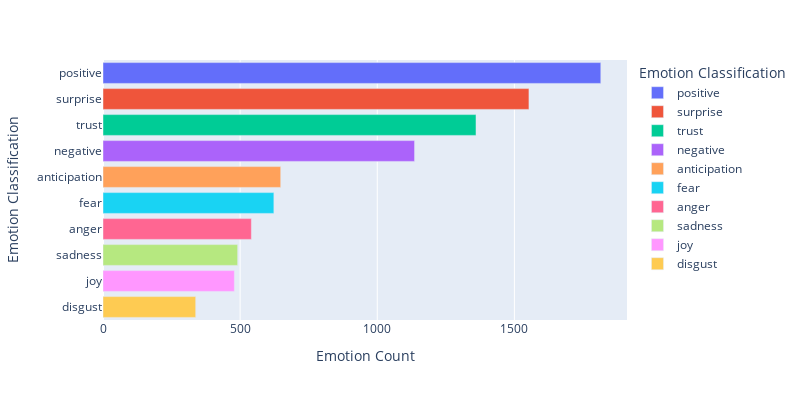
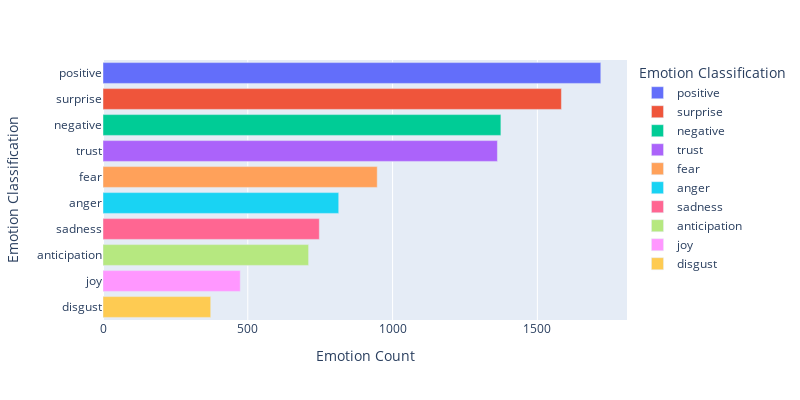

Notebook cell for these charts, in order:
### Code cell
#assessing the complex sentiments before and after the assasination attempt
num_rows_per_split = 1951

# Split the DataFrame
split_dfs = np.array_split(df_tweets, np.ceil(len(df_tweets) / num_rows_per_split))

# Store each split in its own DataFrame and display them
for i, split_df in enumerate(split_dfs):
    globals()[f"df_split_{i+1}"] = split_df
    

from nrclex import NRCLex

#overall sentiment based on all the tweet pulle in
full_text = ",".join(df_split_1["text_stemmed_porter"])

nrc_sentiments = NRCLex(full_text).raw_emotion_scores

df_nrc_sentiments = pd.DataFrame.from_dict(nrc_sentiments, orient='index')
df_nrc_sentiments = df_nrc_sentiments.reset_index()
df_nrc_sentiments = df_nrc_sentiments.rename(columns={'index' : 'Emotion Classification' , 0: 'Emotion Count'})
df_nrc_sentiments = df_nrc_sentiments.sort_values(by=['Emotion Count'], ascending=False)

#plotting the Graph
import plotly.express as px
fig = px.bar(df_nrc_sentiments, x='Emotion Count', y='Emotion Classification', color = 'Emotion Classification', orientation='h', width = 800, height = 400)
fig.show()

#Calculate sentiment for each tweet
df_split_1["nrclex_sentiments"] = df_split_1["text_stemmed_porter"].apply(lambda tweet: NRCLex(tweet).raw_emotion_scores)

#overall sentiment based on all the tweet pulle in
full_text = ",".join(df_split_2["text_stemmed_porter"])

nrc_sentiments = NRCLex(full_text).raw_emotion_scores

df_nrc_sentiments = pd.DataFrame.from_dict(nrc_sentiments, orient='index')
df_nrc_sentiments = df_nrc_sentiments.reset_index()
df_nrc_sentiments = df_nrc_sentiments.rename(columns={'index' : 'Emotion Classification' , 0: 'Emotion Count'})
df_nrc_sentiments = df_nrc_sentiments.sort_values(by=['Emotion Count'], ascending=False)

#plotting the Graph
import plotly.express as px
fig = px.bar(df_nrc_sentiments, x='Emotion Count', y='Emotion Classification', color = 'Emotion Classification', orientation='h', width = 800, height = 400)
fig.show()

#Calculate sentiment for each tweet
df_split_2["nrclex_sentiments"] = df_split_2["text_stemmed_porter"].apply(lambda tweet: NRCLex(tweet).raw_emotion_scores)

### Figure 1 — Plotly figure (JSON) as saved in the notebook; plotly's stock layout.template omitted (floating-point values rounded to 4 significant figures)
{"data": [{"alignmentgroup": "True", "hovertemplate": "Emotion Classification=%{y}<br>Emotion Count=%{x}<extra></extra>", "legendgroup": "positive", "marker": {"color": "#636efa", "pattern": {"shape": ""}}, "name": "positive", "offsetgroup": "positive", "orientation": "h", "showlegend": true, "textposition": "auto", "type": "bar", "x": [1815], "xaxis": "x", "y": ["positive"], "yaxis": "y"}, {"alignmentgroup": "True", "hovertemplate": "Emotion Classification=%{y}<br>Emotion Count=%{x}<extra></extra>", "legendgroup": "surprise", "marker": {"color": "#EF553B", "pattern": {"shape": ""}}, "name": "surprise", "offsetgroup": "surprise", "orientation": "h", "showlegend": true, "textposition": "auto", "type": "bar", "x": [1553], "xaxis": "x", "y": ["surprise"], "yaxis": "y"}, {"alignmentgroup": "True", "hovertemplate": "Emotion Classification=%{y}<br>Emotion Count=%{x}<extra></extra>", "legendgroup": "trust", "marker": {"color": "#00cc96", "pattern": {"shape": ""}}, "name": "trust", "offsetgroup": "trust", "orientation": "h", "showlegend": true, "textposition": "auto", "type": "bar", "x": [1360], "xaxis": "x", "y": ["trust"], "yaxis": "y"}, {"alignmentgroup": "True", "hovertemplate": "Emotion Classification=%{y}<br>Emotion Count=%{x}<extra></extra>", "legendgroup": "negative", "marker": {"color": "#ab63fa", "pattern": {"shape": ""}}, "name": "negative", "offsetgroup": "negative", "orientation": "h", "showlegend": true, "textposition": "auto", "type": "bar", "x": [1136], "xaxis": "x", "y": ["negative"], "yaxis": "y"}, {"alignmentgroup": "True", "hovertemplate": "Emotion Classification=%{y}<br>Emotion Count=%{x}<extra></extra>", "legendgroup": "anticipation", "marker": {"color": "#FFA15A", "pattern": {"shape": ""}}, "name": "anticipation", "offsetgroup": "anticipation", "orientation": "h", "showlegend": true, "textposition": "auto", "type": "bar", "x": [648], "xaxis": "x", "y": ["anticipation"], "yaxis": "y"}, {"alignmentgroup": "True", "hovertemplate": "Emotion Classification=%{y}<br>Emotion Count=%{x}<extra></extra>", "legendgroup": "fear", "marker": {"color": "#19d3f3", "pattern": {"shape": ""}}, "name": "fear", "offsetgroup": "fear", "orientation": "h", "showlegend": true, "textposition": "auto", "type": "bar", "x": [623], "xaxis": "x", "y": ["fear"], "yaxis": "y"}, {"alignmentgroup": "True", "hovertemplate": "Emotion Classification=%{y}<br>Emotion Count=%{x}<extra></extra>", "legendgroup": "anger", "marker": {"color": "#FF6692", "pattern": {"shape": ""}}, "name": "anger", "offsetgroup": "anger", "orientation": "h", "showlegend": true, "textposition": "auto", "type": "bar", "x": [541], "xaxis": "x", "y": ["anger"], "yaxis": "y"}, {"alignmentgroup": "True", "hovertemplate": "Emotion Classification=%{y}<br>Emotion Count=%{x}<extra></extra>", "legendgroup": "sadness", "marker": {"color": "#B6E880", "pattern": {"shape": ""}}, "name": "sadness", "offsetgroup": "sadness", "orientation": "h", "showlegend": true, "textposition": "auto", "type": "bar", "x": [491], "xaxis": "x", "y": ["sadness"], "yaxis": "y"}, {"alignmentgroup": "True", "hovertemplate": "Emotion Classification=%{y}<br>Emotion Count=%{x}<extra></extra>", "legendgroup": "joy", "marker": {"color": "#FF97FF", "pattern": {"shape": ""}}, "name": "joy", "offsetgroup": "joy", "orientation": "h", "showlegend": true, "textposition": "auto", "type": "bar", "x": [479], "xaxis": "x", "y": ["joy"], "yaxis": "y"}, {"alignmentgroup": "True", "hovertemplate": "Emotion Classification=%{y}<br>Emotion Count=%{x}<extra></extra>", "legendgroup": "disgust", "marker": {"color": "#FECB52", "pattern": {"shape": ""}}, "name": "disgust", "offsetgroup": "disgust", "orientation": "h", "showlegend": true, "textposition": "auto", "type": "bar", "x": [338], "xaxis": "x", "y": ["disgust"], "yaxis": "y"}], "layout": {"barmode": "relative", "height": 400, "legend": {"title": {"text": "Emotion Classification"}, "tracegroupgap": 0}, "margin": {"t": 60}, "width": 800, "xaxis": {"anchor": "y", "domain": [0, 1], "title": {"text": "Emotion Count"}}, "yaxis": {"anchor": "x", "categoryarray": ["disgust", "joy", "sadness", "anger", "fear", "anticipation", "negative", "trust", "surprise", "positive"], "categoryorder": "array", "domain": [0, 1], "title": {"text": "Emotion Classification"}}}}

### Figure 2 — Plotly figure (JSON) as saved in the notebook; plotly's stock layout.template omitted (floating-point values rounded to 4 significant figures)
{"data": [{"alignmentgroup": "True", "hovertemplate": "Emotion Classification=%{y}<br>Emotion Count=%{x}<extra></extra>", "legendgroup": "positive", "marker": {"color": "#636efa", "pattern": {"shape": ""}}, "name": "positive", "offsetgroup": "positive", "orientation": "h", "showlegend": true, "textposition": "auto", "type": "bar", "x": [1719], "xaxis": "x", "y": ["positive"], "yaxis": "y"}, {"alignmentgroup": "True", "hovertemplate": "Emotion Classification=%{y}<br>Emotion Count=%{x}<extra></extra>", "legendgroup": "surprise", "marker": {"color": "#EF553B", "pattern": {"shape": ""}}, "name": "surprise", "offsetgroup": "surprise", "orientation": "h", "showlegend": true, "textposition": "auto", "type": "bar", "x": [1583], "xaxis": "x", "y": ["surprise"], "yaxis": "y"}, {"alignmentgroup": "True", "hovertemplate": "Emotion Classification=%{y}<br>Emotion Count=%{x}<extra></extra>", "legendgroup": "negative", "marker": {"color": "#00cc96", "pattern": {"shape": ""}}, "name": "negative", "offsetgroup": "negative", "orientation": "h", "showlegend": true, "textposition": "auto", "type": "bar", "x": [1374], "xaxis": "x", "y": ["negative"], "yaxis": "y"}, {"alignmentgroup": "True", "hovertemplate": "Emotion Classification=%{y}<br>Emotion Count=%{x}<extra></extra>", "legendgroup": "trust", "marker": {"color": "#ab63fa", "pattern": {"shape": ""}}, "name": "trust", "offsetgroup": "trust", "orientation": "h", "showlegend": true, "textposition": "auto", "type": "bar", "x": [1362], "xaxis": "x", "y": ["trust"], "yaxis": "y"}, {"alignmentgroup": "True", "hovertemplate": "Emotion Classification=%{y}<br>Emotion Count=%{x}<extra></extra>", "legendgroup": "fear", "marker": {"color": "#FFA15A", "pattern": {"shape": ""}}, "name": "fear", "offsetgroup": "fear", "orientation": "h", "showlegend": true, "textposition": "auto", "type": "bar", "x": [947], "xaxis": "x", "y": ["fear"], "yaxis": "y"}, {"alignmentgroup": "True", "hovertemplate": "Emotion Classification=%{y}<br>Emotion Count=%{x}<extra></extra>", "legendgroup": "anger", "marker": {"color": "#19d3f3", "pattern": {"shape": ""}}, "name": "anger", "offsetgroup": "anger", "orientation": "h", "showlegend": true, "textposition": "auto", "type": "bar", "x": [814], "xaxis": "x", "y": ["anger"], "yaxis": "y"}, {"alignmentgroup": "True", "hovertemplate": "Emotion Classification=%{y}<br>Emotion Count=%{x}<extra></extra>", "legendgroup": "sadness", "marker": {"color": "#FF6692", "pattern": {"shape": ""}}, "name": "sadness", "offsetgroup": "sadness", "orientation": "h", "showlegend": true, "textposition": "auto", "type": "bar", "x": [747], "xaxis": "x", "y": ["sadness"], "yaxis": "y"}, {"alignmentgroup": "True", "hovertemplate": "Emotion Classification=%{y}<br>Emotion Count=%{x}<extra></extra>", "legendgroup": "anticipation", "marker": {"color": "#B6E880", "pattern": {"shape": ""}}, "name": "anticipation", "offsetgroup": "anticipation", "orientation": "h", "showlegend": true, "textposition": "auto", "type": "bar", "x": [710], "xaxis": "x", "y": ["anticipation"], "yaxis": "y"}, {"alignmentgroup": "True", "hovertemplate": "Emotion Classification=%{y}<br>Emotion Count=%{x}<extra></extra>", "legendgroup": "joy", "marker": {"color": "#FF97FF", "pattern": {"shape": ""}}, "name": "joy", "offsetgroup": "joy", "orientation": "h", "showlegend": true, "textposition": "auto", "type": "bar", "x": [474], "xaxis": "x", "y": ["joy"], "yaxis": "y"}, {"alignmentgroup": "True", "hovertemplate": "Emotion Classification=%{y}<br>Emotion Count=%{x}<extra></extra>", "legendgroup": "disgust", "marker": {"color": "#FECB52", "pattern": {"shape": ""}}, "name": "disgust", "offsetgroup": "disgust", "orientation": "h", "showlegend": true, "textposition": "auto", "type": "bar", "x": [372], "xaxis": "x", "y": ["disgust"], "yaxis": "y"}], "layout": {"barmode": "relative", "height": 400, "legend": {"title": {"text": "Emotion Classification"}, "tracegroupgap": 0}, "margin": {"t": 60}, "width": 800, "xaxis": {"anchor": "y", "domain": [0, 1], "title": {"text": "Emotion Count"}}, "yaxis": {"anchor": "x", "categoryarray": ["disgust", "joy", "anticipation", "sadness", "anger", "fear", "trust", "negative", "surprise", "positive"], "categoryorder": "array", "domain": [0, 1], "title": {"text": "Emotion Classification"}}}}
